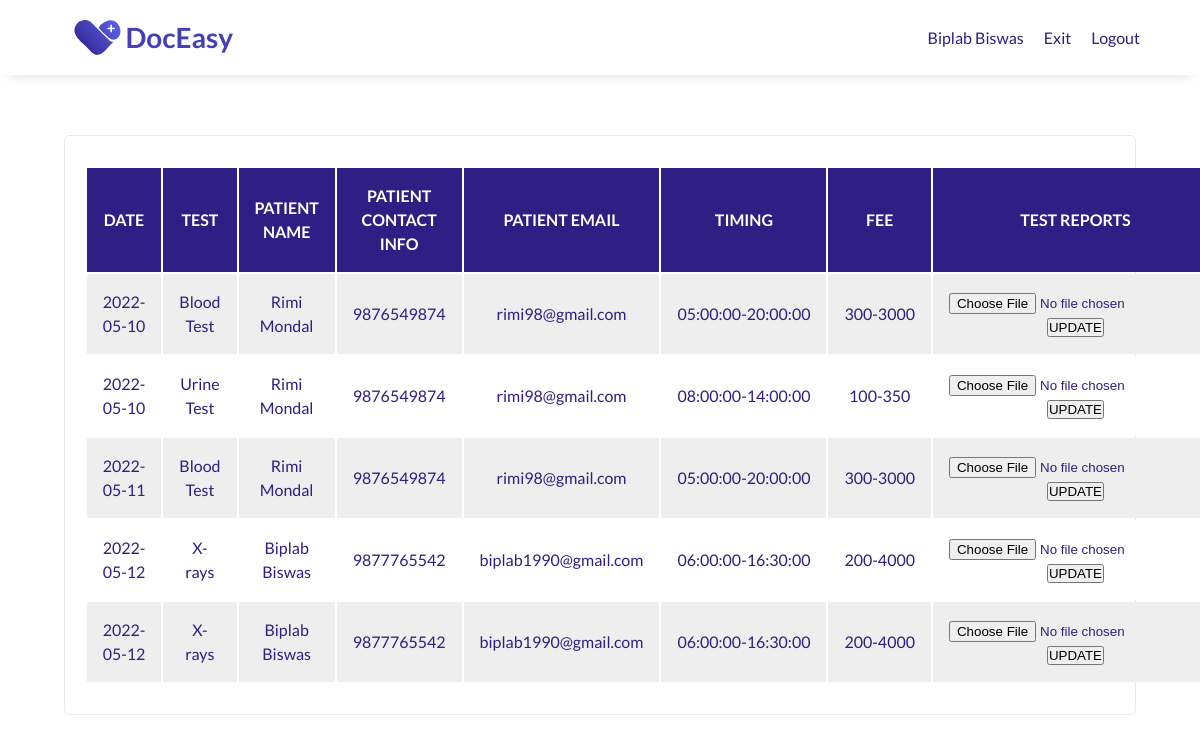
Page /public/historyPage/managementTestHistory.php (signed in) on the committed database.
### tables this page shows
CREATE TABLE `patient` (
  `p_id` int(5) UNSIGNED NOT NULL,
  `username` varchar(10) NOT NULL,
  `password` int(10) UNSIGNED NOT NULL,
  `full_name` varchar(50) NOT NULL,
  `aadhar_no` bigint(12) UNSIGNED NOT NULL,
  `dob` date NOT NULL,
  `age` int(2) UNSIGNED NOT NULL,
  `gender` enum('MALE','FEMALE','OTHER') NOT NULL,
  `marital_status` enum('MARRIED','UNMARRIED') NOT NULL,
  `phn_no` bigint(10) UNSIGNED NOT NULL,
  `email` varchar(50) NOT NULL,
  `address` varchar(200) NOT NULL,
  `city` varchar(50) NOT NULL,
  `pin_code` int(6) UNSIGNED NOT NULL,
  `allergic` varchar(100) DEFAULT NULL
);

CREATE TABLE `test` (
  `t_id` int(4) UNSIGNED NOT NULL,
  `clinic_id` int(4) UNSIGNED DEFAULT NULL,
  `test_type` varchar(50) NOT NULL,
  `start_time` time NOT NULL,
  `end_time` time NOT NULL,
  `minimum_fee` int(4) UNSIGNED NOT NULL,
  `maximum_fee` int(4) UNSIGNED NOT NULL
);

CREATE TABLE `book_test` (
  `ticket_no` int(5) UNSIGNED NOT NULL,
  `test_id` int(4) UNSIGNED NOT NULL,
  `patient_id` int(5) UNSIGNED DEFAULT NULL,
  `clinic_id` int(4) UNSIGNED NOT NULL,
  `date` date NOT NULL,
  `approval_status` enum('PENDING','APPROVED','DECLINE','EXPIRE') NOT NULL DEFAULT 'PENDING',
  `test_appointment_slip` mediumblob DEFAULT NULL
);

### public/historyPage/managementTestHistory.php (the view, shortened to what this page needs)
<?php
include "../config.php";
if ($_SESSION["loggedIn"]) {
?>
    <!DOCTYPE html>
    <html lang="en">
    <head>
        <link rel="stylesheet" type="text/css" href="/assets/css/userHistory.css" />
    </head>
    <body>
        <?php
        $uname =  $_SESSION["uname"];
        $sql = "SELECT *,
                patient.full_name AS p_name, patient.email AS p_email, patient.phn_no AS p_contact
                FROM test, clinic, management, patient, book_test
                WHERE clinic.id = book_test.clinic_id AND test.t_id = book_test.test_id AND patient.p_id = book_test.patient_id AND clinic.id = management.clinic_id AND management.username='$uname'
                ORDER BY date, test_type, p_name";
        $result = $conn->query($sql);
        $row = $result->fetch_assoc();
        if ($row) {
        ?>
            <header id="header">
                <div class="logo">
                    <a href="/index.php">
                        <img class="logo-img" id="header-img" src="/assets/images/doceasy/doceasy-logo.svg" alt="DocEasy logo" />
                    </a>
                </div>
                <nav id="nav-bar">
                    <ul>
                        <li><a class="nav-link" href="#"><?php echo $row["full_name"];  ?></a></li>
                        <li><a class="nav-link" href="/public/dashboard/managementDash.php">Exit</a></li>
                        <li><a class="nav-link" href="/public/logout/managementLogout.php">Logout</a></li>
                    </ul>
                </nav>
            </header>
            <main>
                <section id="table">
                    <div class="container">
                        <div class="card">
                            <table>
                                <tr>
                                    <th>DATE</th>
                                    <th>TEST</th>
                                    <th>PATIENT NAME</th>
                                    <th>PATIENT CONTACT INFO</th>
                                    <th>PATIENT EMAIL</th>
                                    <th>TIMING</th>
                                    <th>FEE</th>
                                    <th>TEST REPORTS</th>
                                </tr>
                                <?php
                                while ($row = $result->fetch_assoc()) {
                                    $ticket_no = $row["ticket_no"];
                                ?>
                                    <tr>
                                        <td> <?php echo $row["date"]; ?> </td>
                                        <td> <?php echo $row["test_type"]; ?> </td>
                                        <td> <?php echo $row["p_name"]; ?> </td>
                                        <td> <?php echo $row["p_contact"]; ?> </td>
                                        <td> <?php echo $row["p_email"]; ?> </td>
                                        <td> <?php echo $row["start_time"] . "-" . $row["end_time"]; ?> </td>
                                        <td> <?php echo $row["minimum_fee"] . "-" . $row["maximum_fee"]; ?> </td>
                                        <?php
                                        $query_report = "SELECT * FROM book_test, test_report WHERE book_test.ticket_no = test_report.ticket_no AND test_report.ticket_no = $ticket_no";
                                        $result_report = $conn->query($query_report);
                                        $row_report = $result_report->fetch_assoc();
                                        if ($row_report) { ?>
                                            <td> <?php echo $row_report["report"]; ?> </td>
                                        <?php } else { ?>
                                            <td>
                                                <form method="POST">
                                                    <input type="file" name="report" id="report" value="<?php $report; ?>">
                                                    <button name="update" class="btn" value="update">UPDATE</button>
                                                </form>
                                            </td>
                                        <?php } ?>
                                    </tr>
                                <?php } ?>
                            </table>
                        </div>
                    </div>
                </section>
            </main>
    </body>
<?php
        } else {
            echo "No record found";
        }
    } else {
        header("Location: /public/login/ManagementLogin.php");
    }
?>
    </html>

### assets/css/userHistory.css (style rules this page uses)
* { margin: 0; padding: 0; box-sizing: border-box; scroll-behavior: smooth; }
html { font-size: 10px; }
body { font-size: 1.6rem; line-height: 1.5; font-family: "Lato", sans-serif; color: #37383a; }
li { list-style: none; }
a { color: #2f1e84; text-decoration: none; }
img { max-width: 100%; height: auto; display: block; }
.logo-img { width: 100%; max-width: 200px; }
.container { display: flex; flex-direction: row; justify-content: center; }
.card { display: flex; flex-direction: column; align-items: ce3nter; text-align: center; width: calc(100% / 1.1); margin: 1.5rem; padding: 3rem 2rem 3rem 2rem; border: 1px solid rgba(55, 56, 58, 0.1); border-radius: 5px; }
header { padding: 0 5rem; width: 100%; position: fixed; top: 0; min-height: 75px; display: flex; justify-content: space-between; align-items: center; background-color: #fff; box-shadow: 0 1rem 1rem -1rem rgba(55, 56, 58, 0.2); }
nav { font-weight: 400; }
nav>ul { display: flex; flex-direction: row; justify-content: space-around; }
nav li { padding: 0px 10px 0px 10px; }
#table { padding: 12rem 1rem; text-align: center; color: #2f1e84; }
td { text-align: center; width: 12em; padding: 1em; }
th { text-align: center; padding: 1em; background-color: #2f1e84; color: white; }
tr { height: 1em; }
table tr:nth-child(even) { background-color: #eee; }
table tr:nth-child(odd) { background-color: #fff; }

### rows in the picture
patient: full_name "Biplab Biswas"
test: book_test.date "2022-05-10", test_type "Blood Test", patient.full_name "Rimi Mondal", patient.phn_no "9876549874", patient.email "rimi98@gmail.com", start_time "05:00:00", end_time "20:00:00", minimum_fee "300", maximum_fee "3000", book_test.date "2022-05-11"
test: book_test.date "2022-05-10", test_type "Urine Test", patient.full_name "Rimi Mondal", patient.phn_no "9876549874", patient.email "rimi98@gmail.com", start_time "08:00:00", end_time "14:00:00", minimum_fee "100", maximum_fee "350"
test: book_test.date "2022-05-12", test_type "X-rays", patient.full_name "Biplab Biswas", patient.phn_no "9877765542", patient.email "biplab1990@gmail.com", start_time "06:00:00", end_time "16:30:00", minimum_fee "200", maximum_fee "4000"
